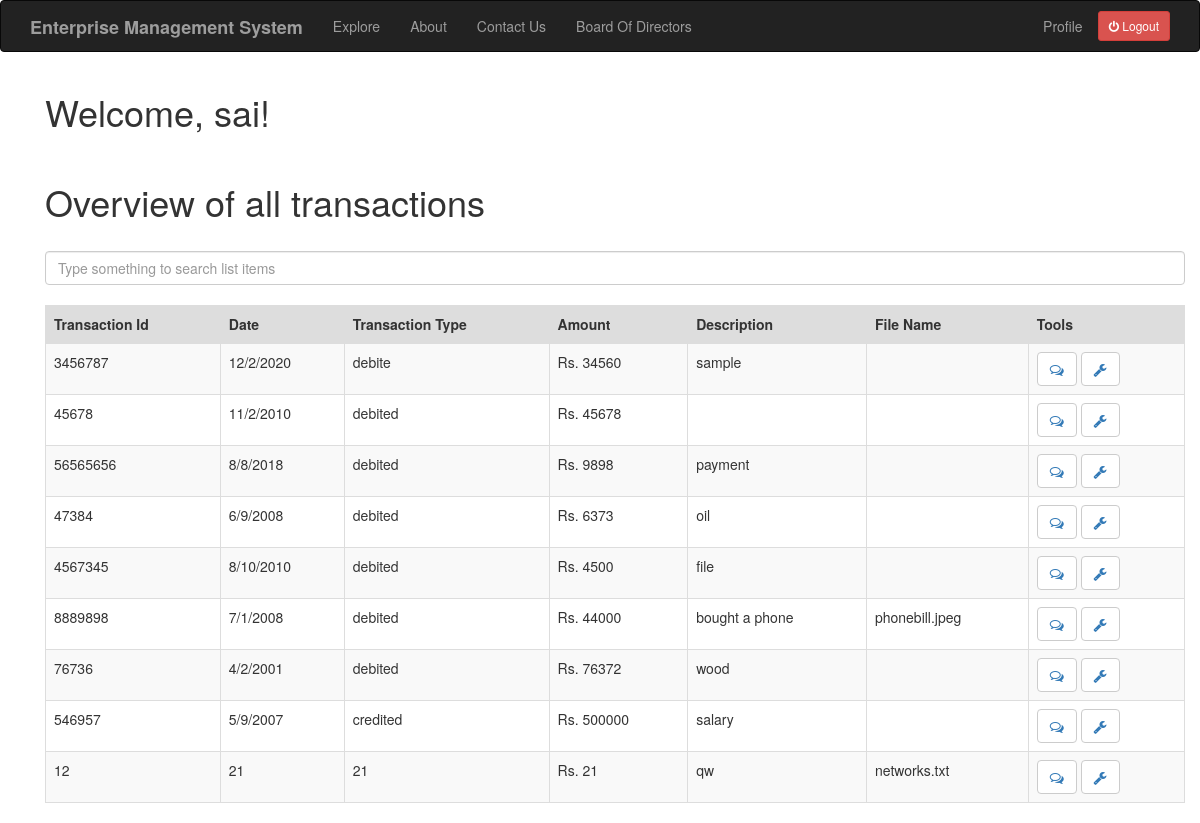
Before: /acc_index (signed in) with the older database file.
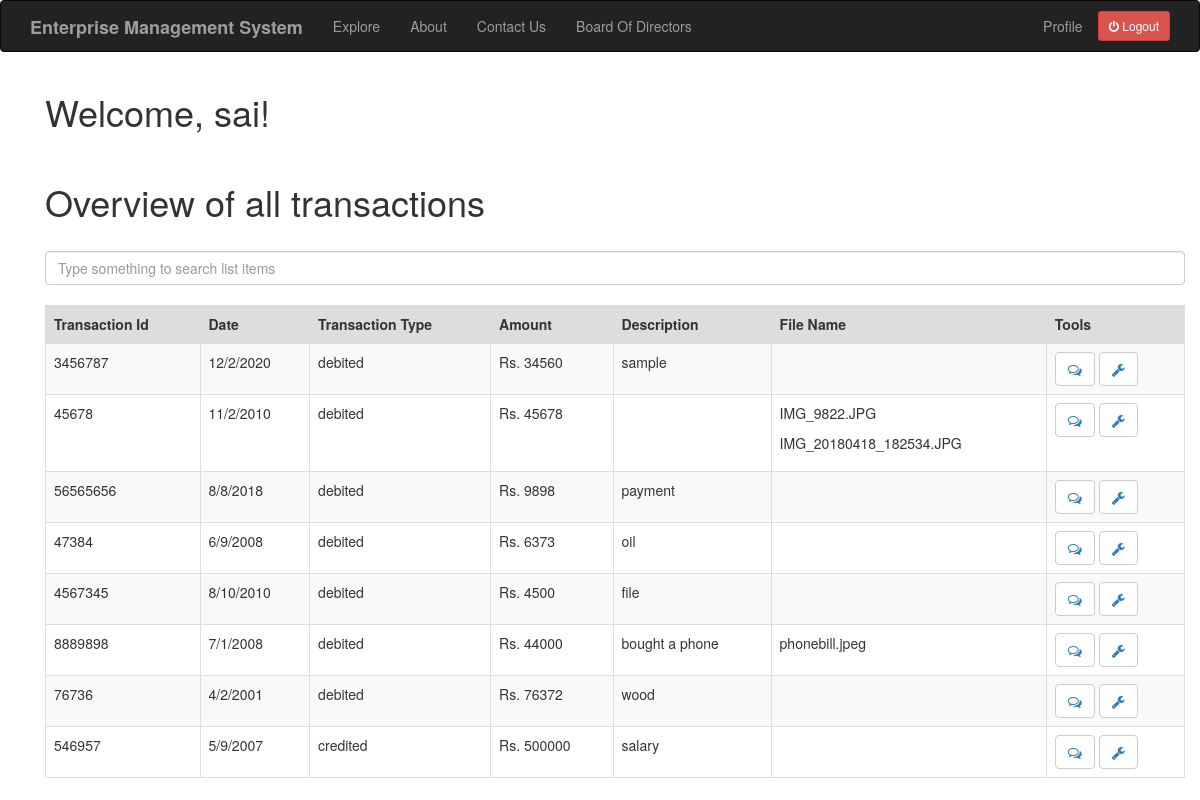
After: the same page with the newer database file.
### app/models.py (models this page shows, shortened)
class Transaction(db.Model):
    id = db.Column(db.Integer,primary_key=True)
    tr_id = db.Column(db.Integer)
    date = db.Column(db.String(64))
    description = db.Column(db.String(140))
    tr_type = db.Column(db.String(64))
    amount = db.Column(db.Integer)
    valid = db.Column(db.Boolean, default=False)
    user_id = db.Column(db.Integer,db.ForeignKey('user.id'))
    comment = db.relationship('Comment',backref='comment_of',lazy='dynamic')
    document = db.relationship('Document',backref='document_of',lazy='dynamic')

class Document(db.Model):
    id = db.Column(db.Integer,primary_key=True)
    filename = db.Column(db.String(140))
    transaction_id = db.Column(db.Integer,db.ForeignKey('transaction.id'))

### app/routes.py (the view)
@app.route('/acc_index')
@login_required
def acc_index():
    link = 3
    transaction = Transaction.query.filter_by(user_id=link)
    document = Document.query.all()
    return render_template("acc_index.html", title='HomePage',transaction=transaction,document=document)

### app/models.py (called while the page is built)
@login.user_loader
def load_user(id):
    return User.query.get(int(id))

### app/routes.py (called while the page is built)
@app.before_request
def before_request():
    if current_user.is_authenticated:
        current_user.last_seen = datetime.utcnow()
        db.session.commit()

### app/templates/acc_index.html (shortened to what this page needs)
{% extends "base.html" %}
{% block app_content %}
<link rel="stylesheet" href="https://cdnjs.cloudflare.com/ajax/libs/font-awesome/4.7.0/css/font-awesome.min.css">
	<div class="container">
		<h1>Welcome, {{ current_user.username }}!</h1>
		<br>
		<h1>Overview of all transactions</h1>
		<br>
		<input class="form-control mb-4" id="tableSearch" type="text" placeholder="Type something to search list items">
        <br>
        <table class="table table-bordered table-striped" id="keywords">
            <thead>
                <tr style="background-color: #dddddd">
                    <th>Transaction Id</th>
                    <th>Date</th>
                    <th>Transaction Type</th>
                    <th>Amount</th>
                    <th>Description</th>
                    <th>File Name</th>
                    <th>Tools</th>
                </tr>
            </thead>
            <tbody id="myTable">
            {% for po in transaction %}
                <tr>
                    <td>{{ po.tr_id }}</td>
                    <td>{{ po.date }}</td>
                    <td>{{ po.tr_type }}</td>
                    <td>Rs. {{ po.amount }}</td>
                    <td>{{ po.description }}</td>
                    <td>
                      {% for d in document%}
                          {% if d.transaction_id == po.id %}
                              <p>{{d.filename}}</p>
                          {% endif %}
                      {% endfor %}
                    </td>
                    <td> <button type="button" class='btn btn-default'><a href="{{ url_for('add_comment', trans_id = po.id) }}"><i class="fa fa-comments-o" aria-hidden="true"></i></a></button>
                    <button type="button" class="btn btn-default"><a href="{{ url_for('update_status', trans_id = po.id)}}"><i class="fa fa-wrench" aria-hidden="true"></i></a></button>
                    </td>
                </tr>
            {% endfor %}
            </tbody>
        </table>
	</div>
{% endblock %}

Changed rows visible on the page:
removed Transaction: tr_id "12", date "21", tr_type "21", amount "21", description "qw", Document (filename "networks.txt")
changed Transaction "sample": tr_type "debite" → "debited"
changed Transaction (number 2 of 8 on the later page): gains Document (filename "IMG_9822.JPG"); gains Document (filename "IMG_20180418_182534.JPG")
